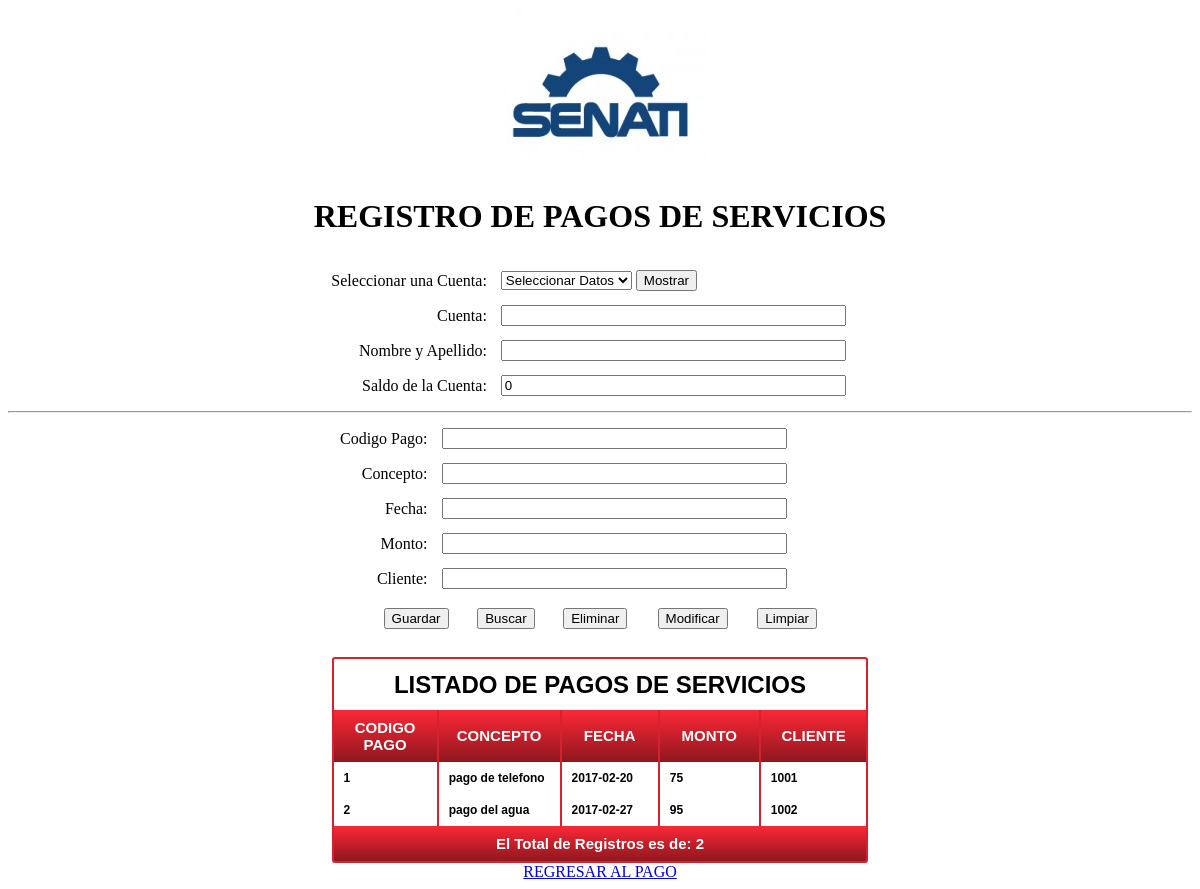
Screenshot of /registro_pago.php with the database file from the repository.
### tables this page shows
CREATE TABLE `pago_servicios` (
  `cod_pag` int(11) NOT NULL,
  `concepto` varchar(30) NOT NULL,
  `fecha` date NOT NULL,
  `monto` int(11) NOT NULL,
  `cliente` int(11) NOT NULL
);

### registro_pago.php (the view, shortened to what this page needs)
<?php
$n_cuenta='';
$nombre='';
$apellido ='';
$saldo=0;
$cod_pag='';
$concepto='';
$fecha='';
$monto='';
$cliente='';
include('conexion.php');
include('modulo_listar.php');
$objeto1= new reporte;
$query = "select * from pago_servicios";
?>
<html xmlns="http://www.w3.org/1999/xhtml">
<head>
<link href="codigo.css" rel="stylesheet" type="text/css">
</head>
<body>
<div align="center"><img src="imagenes/Logo2.jpg" />
</div>
<form action="registro_pago.php" method="post" name="form1">
<table width="50%" border="0" align="center" cellpadding="7" cellspacing="0">
  <tr>
    <td colspan="2"><center><h1> REGISTRO DE PAGOS DE SERVICIOS <h1></center></td>
  </tr>
  <tr>
    <td><div align="right">Seleccionar una Cuenta:</div></td>
    <td>
        <select name='select1' id='select1' >
    <?php
            echo "<option value=''>Seleccionar Datos</option>";
    ?>
        </select>
        <input type="submit" name="boton1" value="Mostrar" />
    </td>
    </tr>
     <tr>
    <td><div align="right">Cuenta:</div></td>
    <td><input name="n_cuenta" type="text" size="40" maxlength="30" value="<?php echo $n_cuenta ?>" /></td>
  </tr>
  <tr>
    <td><div align="right">Nombre y Apellido:</div></td>
    <td><input name="nombre" type="text" size="40" maxlength="30" value="<?php echo $nombre.' '.$apellido ?>" /></td>
  </tr>
    <tr>
    <td><div align="right">Saldo de la Cuenta:</div></td>
    <td><input name="saldo" type="text" size="40" maxlength="30" value="<?php echo $saldo ?>" /></td>
  </tr>
</table>
<hr>
<table width="50%" border="0" align="center" cellpadding="7" cellspacing="0">
     <tr>
    <td><div align="right">Codigo Pago:</div></td>
    <td><input name="cod_pag" type="text" size="40" maxlength="30" value="<?php echo $cod_pag ?>" /></td>
  </tr>
       <tr>
    <td><div align="right">Concepto:</div></td>
    <td><input name="concepto" type="text" size="40" maxlength="30" value="<?php echo $concepto ?>" /></td>
  </tr>
       <tr>
    <td><div align="right">Fecha:</div></td>
    <td><input name="fecha" type="text" size="40" maxlength="30" value="<?php echo $fecha ?>" /></td>
  </tr>
       <tr>
    <td><div align="right">Monto:</div></td>
    <td><input name="monto" type="text" size="40" maxlength="30" value="<?php echo $monto ?>" /></td>
  </tr>
       <tr>
    <td><div align="right">Cliente:</div></td>
    <td><input name="cliente" type="text" size="40" maxlength="30" value="<?php echo $cliente ?>" /></td>
  </tr>
  <tr>
    <td colspan="2">
    <div align="center">
      <table width="80%" border="0" cellpadding="5" cellspacing="0">
        <tr>
        <td><div align="center">
            <input type="submit" name="boton2" value="Guardar" />
        </div></td>
        <td><div align="center">
            <input type="submit" name="boton3" value="Buscar" />
        </div></td>
        <td><div align="center">
            <input type="submit" name="boton4" value="Eliminar" />
        </div></td>
        <td><div align="center">
            <input type="submit" name="boton5" value="Modificar" />
        </div></td>
        <td><div align="center">
            <input type="submit" name="boton6" value="Limpiar" />
        </div></td>
        </tr>
      </table>
    </div></td>
</tr>
</table>
</form>
<?php
     $objeto1->vista_pago($query);
?>
<center><a href="pago.php">REGRESAR AL PAGO</a></center>
</body>
</html>

### modulo_listar.php (shortened to what this page needs)
<?php
class reporte{
?>
		<?php
		function vista_pago($sql_val) {
			?>
			<center>
			<div class="datagrid">
				<h1>LISTADO DE PAGOS DE SERVICIOS</h1>
				<table align="center" border="0" cellpadding="2" cellspacing="2">
				<thead>
					<th colspan="1" rowspan="1" align="center">CODIGO PAGO</th>
					<th colspan="1" rowspan="1" align="center">CONCEPTO</th>
					<th colspan="1" rowspan="1" align="center">FECHA</th>
					<th width='150' colspan="1" rowspan="1" align="center">MONTO</th>
					<th width='150' colspan="1" rowspan="1" align="center">CLIENTE</th>
				</thead>
			<?php
				include('conexion.php');
					$result = $mysqli->query($sql_val);
					while ($registro = $result->fetch_assoc()){
						echo "<tr>
							  <td width='150'>".$registro['cod_pag']."</td>
							  <td width='150'>".$registro['concepto']."</td>
							  <td width='150'>".$registro['fecha']."</td>
							  <td width='150'>".$registro['monto']."</td>
							  <td width='150'>".$registro['cliente']."</td>
							</tr>";
					}
				$numero = $result->num_rows;
				echo"<thead><th width='150' colspan='7' rowspan='7' align='center'>El Total de Registros es de: $numero</th></thead>";
			?>
				</table>
			</div>
			</center>
			<?php
			}
		}
?>

### codigo.css (style rules this page uses)
.datagrid table { border-collapse: collapse; text-align: left; width: 100%; }
.datagrid { font: normal 12px/150% Verdana, Arial, Helvetica, sans-serif; background: #fff; overflow: hidden; border: 2px solid #D6222E; width: 45%; -webkit-border-radius: 3px; -moz-border-radius: 3px; border-radius: 3px; }
.datagrid table td, .datagrid table th { padding: 9px 10px; }
.datagrid table thead th { background:-webkit-gradient( linear, left top, left bottom, color-stop(0.05, #F72735), color-stop(1, #8F171F) ); background:-moz-linear-gradient( center top, #F72735 5%, #8F171F 100% ); filter:progid:DXImageTransform.Microsoft.gradient(startColorstr='#F72735', endColorstr='#8F171F'); background-color:#F72735; color:#FFFFFF; font-size: 15px; font-weight: bold; border-left: 2px solid #D6222E; }
.datagrid table thead th:first-child { border: none; }
.datagrid table tbody td { color: #000000; border-left: 2px solid #D6222E; font-size: 12px;font-weight: bold; }
.datagrid table tbody td:first-child { border-left: none; }
.datagrid table tbody tr:last-child td { border-bottom: none; }

### rows the page displays
pago_servicios: cod_pag "1", concepto "pago de telefono", fecha "2017-02-20", monto "75", cliente "1001"
pago_servicios: cod_pag "2", concepto "pago del agua", fecha "2017-02-27", monto "95", cliente "1002"

### other values shown
$numero "2"
